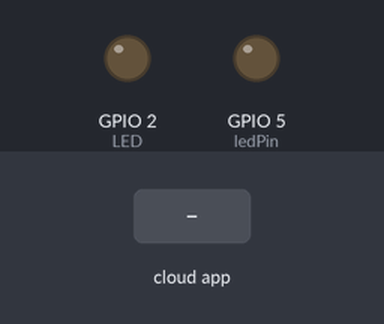
Recording of a sketch running on a simulated ESP8266 (NodeMCU). Shown: output pins drawn as LEDs (lit = HIGH). Inputs (shaded band) come from the test bench. WiFi joins after 1.5 s; servers stay silent unless stated; the Firebase database answers and starts empty; what the sketch prints to the serial monitor is not drawn.

Above: at 2.7 s.
2.8 s: the phone or cloud app sets LEDStatus to 1
At 3.5 s:
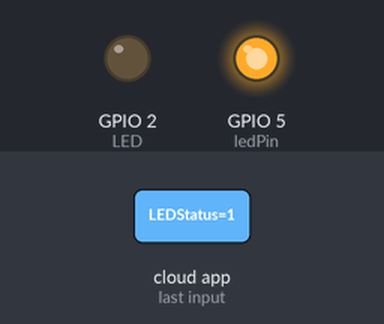
4.3 s: the phone or cloud app sets LEDStatus to 0
At 6.5 s:
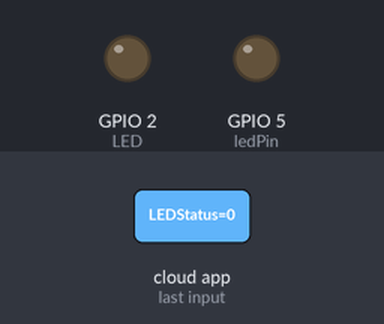
Timing chart, 0 to 8.0 s (numbered marks = the images above; inputs shaded):
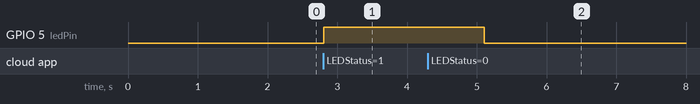

Measured:
- after the input at 2.8 s, GPIO 5 (ledPin): LOW → HIGH at once
- after the input at 4.3 s, GPIO 5 (ledPin): HIGH → LOW after 0.80 s

The sketch:

ESP8266_working_firebase_connection.ino
```cpp
#include <ESP8266WiFi.h>
#include <FirebaseArduino.h>

// Set these to run example.

#define WIFI_SSID "DIGI_a2e383"
#define WIFI_PASSWORD "1c622160"
#define FIREBASE_HOST "smartsolutions-d090c-default-rtdb.firebaseio.com"
#define FIREBASE_AUTH "83eft0BVRK8BNeH2RaHBxhQRNLoxsLdrQiHBDImK"

#define LED 2

const int ledPin =  5;       // the number of the LED pin

void setup() {

    pinMode(LED,OUTPUT);

    pinMode(ledPin, OUTPUT);

    digitalWrite(LED,0);

    Serial.begin(9600);

    WiFi.begin(WIFI_SSID, WIFI_PASSWORD);

    Serial.print("connecting");

    while (WiFi.status() != WL_CONNECTED) {

    Serial.print(".");

    delay(500);

    }

    Serial.println();

    Serial.print("connected: ");

    Serial.println(WiFi.localIP());

    Firebase.begin(FIREBASE_HOST);

    //Firebase.setInt("LEDStatus",0);

}

void loop() {

    //Serial.print(Firebase.getInt("LEDStatus"));


    if(Firebase.getInt("LEDStatus")){
      //digitalWrite(LED,HIGH);
      digitalWrite(ledPin,HIGH);
      Serial.println("ledPIN high high high high high high");
    }else{
     //digitalWrite(LED,LOW);
      digitalWrite(ledPin,LOW);
      Serial.println("ledPIN low low low low low low low");
    }

    if (Firebase.failed()) {
      Serial.print("setting /number failed:");
      Serial.println(Firebase.error());

      return;
    }

    delay(1000);
}
```
